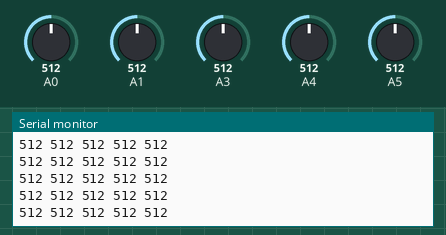
Simulated run of this sketch. Board: Arduino Uno, built with avr-gcc and run on an emulated ATmega328P. Parts: the last lines printed to the serial monitor. Inputs (shaded band) come from the test bench; at power-on: A0 = 512, A5 = 512, A1 = 512, A3 = 512, A4 = 512.

Above: at 1.2 s.
1.3 s: A0 set to 110
At 2.3 s:
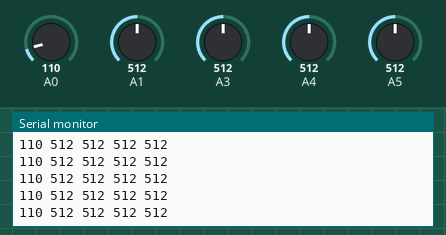
2.8 s: A0 set to 89
At 3.5 s:
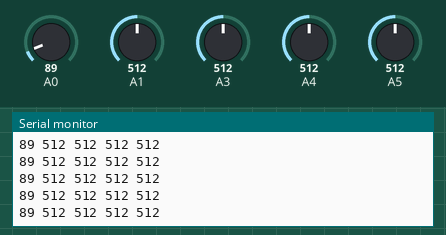
4.3 s: A5 set to 108
At 5.4 s:
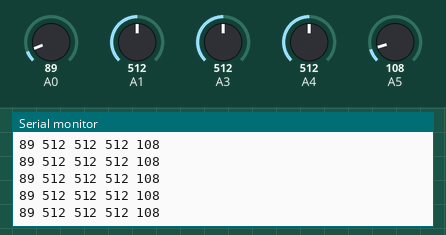
7.3 s: A5 set to 89
Timing chart, 0 to 8.5 s (numbered marks = the images above; inputs shaded):
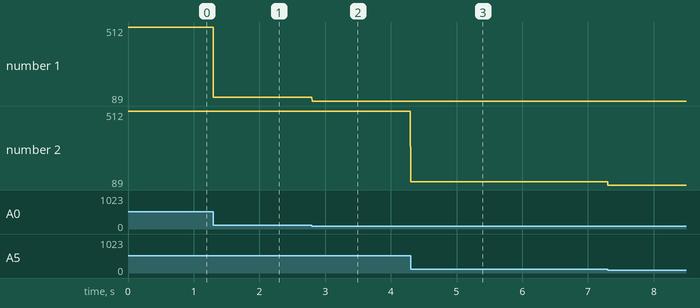

The sketch:

joystickAnalog.ino
```cpp
void setup() {

  Serial.begin(115200);
}

void loop() {

  int i0 = analogRead(A0);
  int i1 = analogRead(A1);
  int i3 = analogRead(A3);
  int i4 = analogRead(A4);
  int i5 = analogRead(A5);//batery

  Serial.print(i0);
  Serial.print(" ");
  Serial.print(i1);
  Serial.print(" ");
  Serial.print(i3);
  Serial.print(" ");
  Serial.print(i4);
  Serial.print(" ");
  Serial.println(i5);

  delay(2);
}
```

Measured:
- after the input at 1.3 s, the serial monitor: prints a new line at once (image 1)
- after the input at 2.8 s, the serial monitor: prints a new line at once (image 2)
- after the input at 4.3 s, the serial monitor: prints a new line at once (image 3)
- plotted number 1: 512 → 110 after the input at 1.3 s, 110 → 89 after the input at 2.8 s
- plotted number 2: 512 → 108 after the input at 4.3 s
